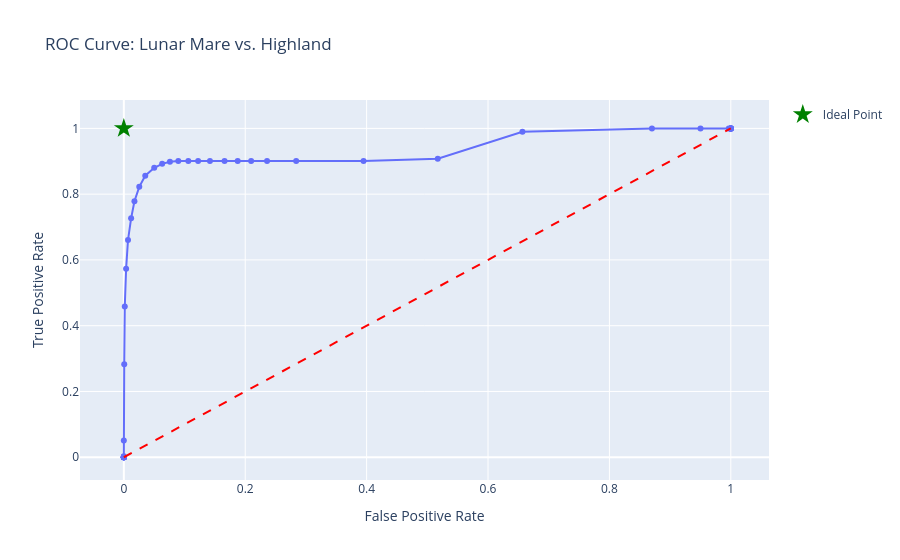

The notebook cell this image was saved under:
### Code cell
# Assuming expand_features() is defined from Problem 2
W_expanded = expand_features(W_raw)

# Compute B* and predictions
B_star = np.linalg.pinv(W_expanded) @ y_true
y_hat = W_expanded @ B_star

# Evaluate Thresholds
thresholds = np.linspace(0.5, 2.5, 50)
tpr_list, fpr_list = [], []

total_mare = np.sum(y_true == 1)
total_highland = np.sum(y_true == 2)

for T in thresholds:
    predictions = np.where(y_hat <= T, 1, 2)
    tp = np.sum((predictions == 1) & (y_true == 1))
    fp = np.sum((predictions == 1) & (y_true == 2))
    
    tpr_list.append(tp / total_mare)
    fpr_list.append(fp / total_highland)

# Plot ROC
roc_df = pd.DataFrame({'False Positive Rate': fpr_list, 'True Positive Rate': tpr_list, 'Threshold': thresholds})

fig = px.line(roc_df, x='False Positive Rate', y='True Positive Rate', hover_data=['Threshold'], markers=True, title="ROC Curve: Lunar Mare vs. Highland")
fig.add_shape(type='line', line=dict(dash='dash', color='red'), x0=0, x1=1, y0=0, y1=1)
fig.add_scatter(x=[0], y=[1], mode='markers', marker=dict(color='green', symbol='star', size=15), name='Ideal Point')
fig.show()

### Figure 1 — Plotly figure (JSON) as saved in the notebook; plotly's stock layout.template omitted (floating-point values rounded to 4 significant figures)
{"data": [{"customdata": [[0.5], [0.5408], [0.5816], [0.6224], [0.6633], [0.7041], [0.7449], [0.7857], [0.8265], [0.8673], [0.9082], [0.949], [0.9898], [1.031], [1.071], [1.112], [1.153], [1.194], [1.235], [1.276], [1.316], [1.357], [1.398], [1.439], [1.48], [1.52], [1.561], [1.602], [1.643], [1.684], [1.724], [1.765], [1.806], [1.847], [1.888], [1.929], [1.969], [2.01], [2.051], [2.092], [2.133], [2.173], [2.214], [2.255], [2.296], [2.337], [2.378], [2.418], [2.459], [2.5]], "hovertemplate": "False Positive Rate=%{x}<br>True Positive Rate=%{y}<br>Threshold=%{customdata[0]}<extra></extra>", "legendgroup": "", "line": {"color": "#636efa", "dash": "solid"}, "marker": {"symbol": "circle"}, "mode": "lines+markers", "name": "", "orientation": "v", "showlegend": false, "type": "scatter", "x": [0.0, 0.0, 0.0, 0.0, 0.0, 0.0, 0.0, 0.0, 0.0, 0.0, 0.0, 0.0, 0.0, 0.0, 1.604e-05, 0.0006474, 0.001568, 0.003744, 0.006897, 0.012, 0.01749, 0.02544, 0.0353, 0.05007, 0.06316, 0.07593, 0.08977, 0.1063, 0.1224, 0.1419, 0.1659, 0.1876, 0.2098, 0.236, 0.2839, 0.395, 0.5172, 0.6567, 0.8701, 0.9501, 0.9966, 1.0, 1.0, 1.0, 1.0, 1.0, 1.0, 1.0, 1.0, 1.0], "xaxis": "x", "y": [0.0, 0.0, 0.0, 0.0, 0.0, 0.0, 0.0, 0.0, 0.0, 0.0, 0.0, 8.816e-05, 0.0004805, 0.002914, 0.05067, 0.2826, 0.4582, 0.5732, 0.6606, 0.7264, 0.7784, 0.8222, 0.8561, 0.8801, 0.8922, 0.8986, 0.9009, 0.9009, 0.9009, 0.901, 0.901, 0.901, 0.9011, 0.9011, 0.9011, 0.9011, 0.9076, 0.9899, 1.0, 1.0, 1.0, 1.0, 1.0, 1.0, 1.0, 1.0, 1.0, 1.0, 1.0, 1.0], "yaxis": "y"}, {"marker": {"color": "green", "size": 15, "symbol": "star"}, "mode": "markers", "name": "Ideal Point", "type": "scatter", "x": [0], "y": [1]}], "layout": {"legend": {"tracegroupgap": 0}, "shapes": [{"line": {"color": "red", "dash": "dash"}, "type": "line", "x0": 0, "x1": 1, "y0": 0, "y1": 1}], "title": {"text": "ROC Curve: Lunar Mare vs. Highland"}, "xaxis": {"anchor": "y", "domain": [0, 1], "title": {"text": "False Positive Rate"}}, "yaxis": {"anchor": "x", "domain": [0, 1], "title": {"text": "True Positive Rate"}}}}
